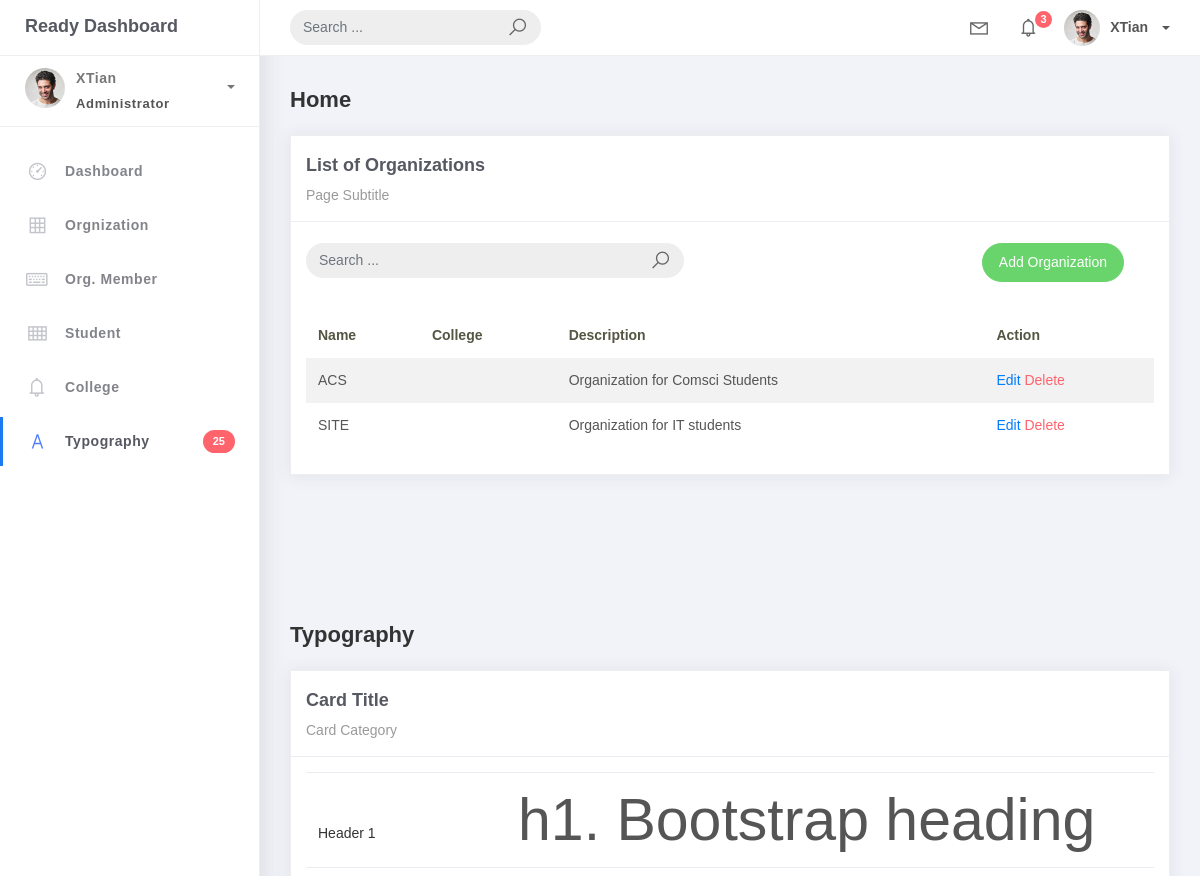
Page /organization_list/ (upper part) on the earlier database version.
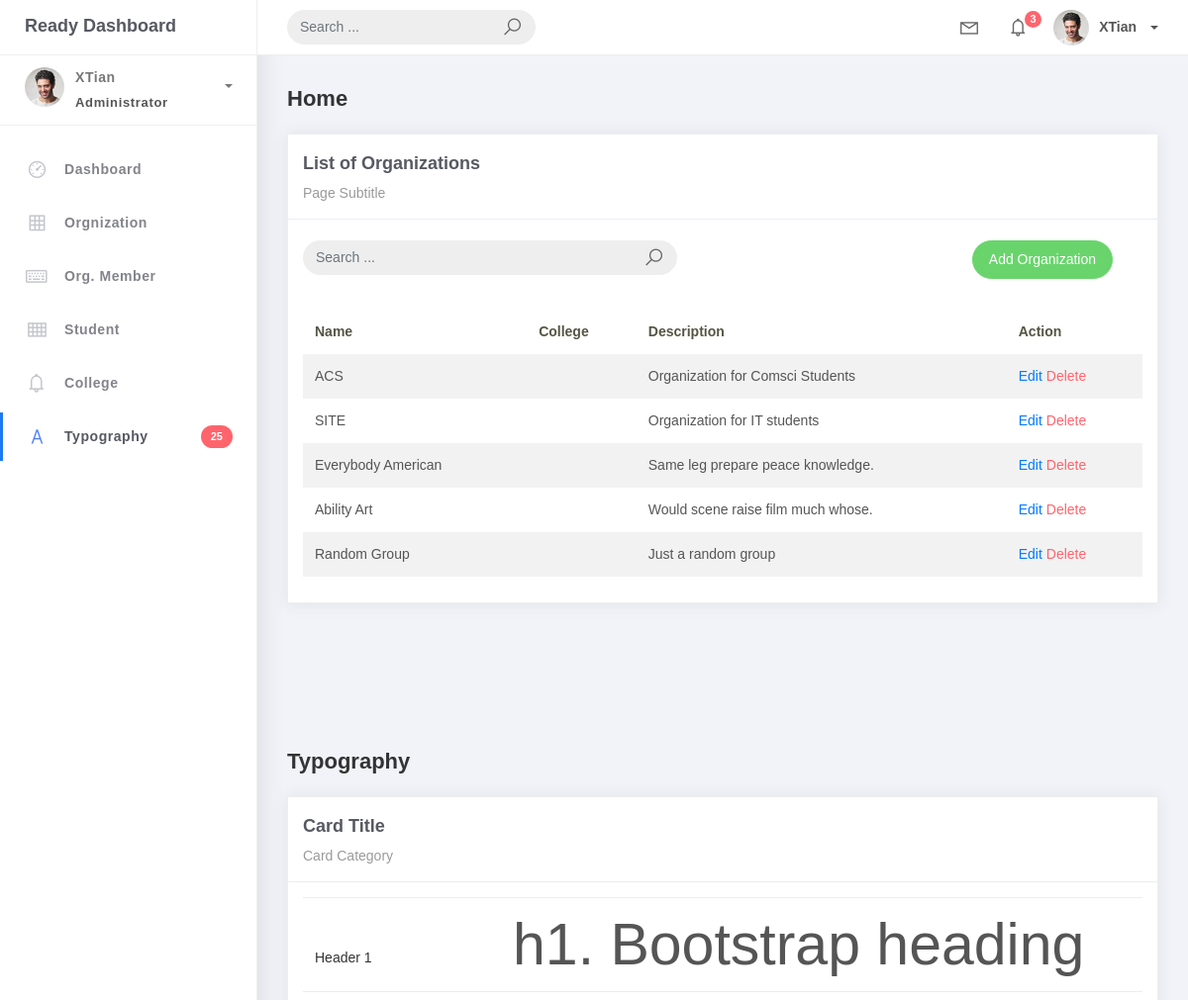
Same page on the later database version.
### studentorg/models.py (models this page shows, shortened)
class BaseModel (models.Model):
    created_at = models.DateTimeField (auto_now_add=True, db_index=True)
    update_at = models.DateTimeField (auto_now=True)
    class Meta:
        abstract = True

class Organization(BaseModel):
    name = models.CharField(max_length=250)
    College = models.ForeignKey(College, null=True, blank=True, on_delete=models.CASCADE)
    description = models.CharField(max_length=500)

### studentorg/views.py (the view)
# urls.py: path('organization_list/', OrganizationList.as_view(), name='organization-list'),
class OrganizationList(ListView):
    model = Organization
    context_object_name = 'organization'
    template_name = "org_list.html"
    paginate_by = 5

### templates/org_list.html (shortened to what this page needs)
{% extends 'base.html' %} {% load static %} {% block content %}
<div class="content">
  <div class="container-fluid">
    <h4 class="page-title">Home</h4>
    <div class="row">
      <div class="col-md-12">
        <div class="card">
          <div class="card-header">
            <div class="card-title">List of Organizations</div>
            <div class="card-category">Page Subtitle</div>
          </div>
          <br />
          <div class="col-md-12 row">
            <div class="col-md-6">
              <form class="navbar-left navbar-form nav-search mr-md-3" action="{% url 'organization-list' %}">
                <div class="input-group">
                  <input type="text" placeholder="Search ..." class="form-control" name="q" />
                  <div class="input-group-append">
                    <span class="input-group-text">
                      <i class="la la-search search-icon"></i>
                    </span>
                  </div>
                </div>
              </form>
            </div>
            <div class="col-md-6">
              <div class="pull-right">
                <a
                  href="{% url 'organization-add' %}" class="btn btn-success btn-rounded">Add Organization</a>
              </div>
            </div>
          </div>
          <div class="card-body">
            <table class="table table-striped mt-3">
              <thead>
                <tr>
                  <th scope="col">Name</th>
                  <th scope="col">College</th>
                  <th scope="col">Description</th>
                  <th scope="col">Action</th>
                </tr>
              </thead>
              <tbody>
                {% for object in object_list %}
                <tr>
                  <td>{{ object.name}}</td>
                  <td>{{ object.college }}</td>
                  <td>{{ object.description }}</td>
                  <td>
                    <a href="/organization-list/{{object.id}}">Edit</a>
                    <a href="/organization-list/{{object.id}}/delete" class="text-danger">Delete</a>
                  </td>
                </tr>
                {% empty %}
                <tr>
                  <td colspan="4" style="text-align: center">
                    <p class="text-sm font-weight-bold mb-0">No Records Found</p>
                  </td>
                </tr>
                {% endfor %}
              </tbody>
            </table>
          </div>
        </div>
      </div>
    </div>
  </div>
</div>
{% endblock %}

### templates/base.html (shortened to what this page needs)
{% load static %}
<!DOCTYPE html>
<html>
<head>
	<link rel="stylesheet" href="{% static 'css/bootstrap.min.css' %}">
	<link rel="stylesheet" href="{% static 'css/ready.css' %}">
	<link rel="stylesheet" href="{% static 'css/demo.css' %}">
</head>
<body>
	<div class="wrapper">
		<div class="main-header">
			<div class="logo-header">
				<a href="index.html" class="logo">
					Ready Dashboard
				</a>
			</div>
			<nav class="navbar navbar-header navbar-expand-lg">
				<div class="container-fluid">
					<form class="navbar-left navbar-form nav-search mr-md-3" action="">
						<div class="input-group">
							<input type="text" placeholder="Search ..." class="form-control">
							<div class="input-group-append">
								<span class="input-group-text">
									<i class="la la-search search-icon"></i>
								</span>
							</div>
						</div>
					</form>
					<ul class="navbar-nav topbar-nav ml-md-auto align-items-center">
						<li class="nav-item dropdown hidden-caret">
							<a class="nav-link dropdown-toggle" href="#" id="navbarDropdown" role="button" data-toggle="dropdown" aria-haspopup="true" aria-expanded="false">
								<i class="la la-envelope"></i>
							</a>
						</li>
						<li class="nav-item dropdown hidden-caret">
							<a class="nav-link dropdown-toggle" href="#" id="navbarDropdown" role="button" data-toggle="dropdown" aria-haspopup="true" aria-expanded="false">
								<i class="la la-bell"></i>
								<span class="notification">3</span>
							</a>
						</li>
						<li class="nav-item dropdown">
							<a class="dropdown-toggle profile-pic" data-toggle="dropdown" href="#" aria-expanded="false"> <img src="{% static 'img/profile.jpg' %}" alt="user-img" width="36" class="img-circle"><span >XTian</span></span> </a>
							</li>
						</ul>
					</div>
				</nav>
			</div>
			<div class="sidebar">
				<div class="scrollbar-inner sidebar-wrapper">
					<div class="user">
						<div class="photo">
							<img src="{% static 'img/profile.jpg' %}">
						</div>
						<div class="info">
							<a class="" data-toggle="collapse" href="#collapseExample" aria-expanded="true">
								<span>
									XTian
									<span class="user-level">Administrator</span>
									<span class="caret"></span>
								</span>
							</a>
						</div>
					</div>
					<ul class="nav">
						<li class="nav-item">
							<a href="index.html">
								<i class="la la-dashboard"></i>
								<p>Dashboard</p>
							</a>
						</li>
						<li class="nav-item">
							<a href="{% url 'organization-list' %}">
								<i class="la la-table"></i>
								<p>Orgnization</p>
							</a>
						</li>
						<li class="nav-item">
							<a href="forms.html">
								<i class="la la-keyboard-o"></i>
								<P>Org. Member</P>
							</a>
						</li>
						<li class="nav-item">
							<a href="tables.html">
								<i class="la la-th"></i>
								<P>Student</P>
							</a>
						</li>
						<li class="nav-item">
							<a href="notifications.html">
								<i class="la la-bell"></i>
								<P>College</P>
							</a>
						</li>
						<li class="nav-item active">
							<a href="typography.html">
								<i class="la la-font"></i>
								<p>Typography</p>
								<span class="badge badge-danger">25</span>
							</a>
						</li>
					</ul>
				</div>
			</div>
			<div class="main-panel">
				{% block content %}
				{% endblock %}
				<div class="content">
					<div class="container-fluid">
						<h4 class="page-title">Typography</h4>
						<div class="row">
							<div class="col-md-12">
								<div class="card">
									<div class="card-header">
										<div class="card-title">Card Title</div>
										<div class="card-category">Card Category</div>
									</div>
									<div class="card-body">
										<table class="table table-typo">
											<tbody>
												<tr>
													<td>
														<p>Header 1</p>
													</td>
													<td><span class="h1">h1. Bootstrap heading</span></td>
												</tr>
												<tr>
													<td>
													</td>
													<td><span class="h2">h2. Bootstrap heading</span></td>
												</tr>
											</tbody>
										</table>
									</div>
								</div>
							</div>
						</div>
					</div>
				</div>
			</div>
		</div>
</body>
</html>

### static/css/demo.css (style rules this page uses)
.table-typo tbody > tr > td { border-color: #fafafa; }
.table-typo tbody > tr > td:first-child { min-width: 200px; vertical-align: bottom; }
.table-typo tbody > tr > td:first-child p { font-size: 14px; color: #333; }

Differences in the rows shown:
added Organization: name "Everybody American", description "Same leg prepare peace knowledge."
added Organization: name "Ability Art", description "Would scene raise film much whose."
added Organization: name "Random Group", description "Just a random group"
